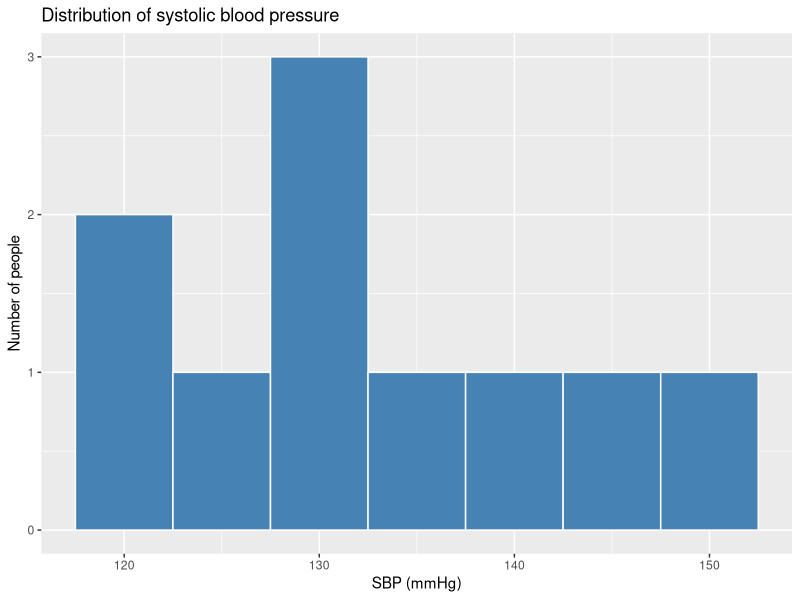
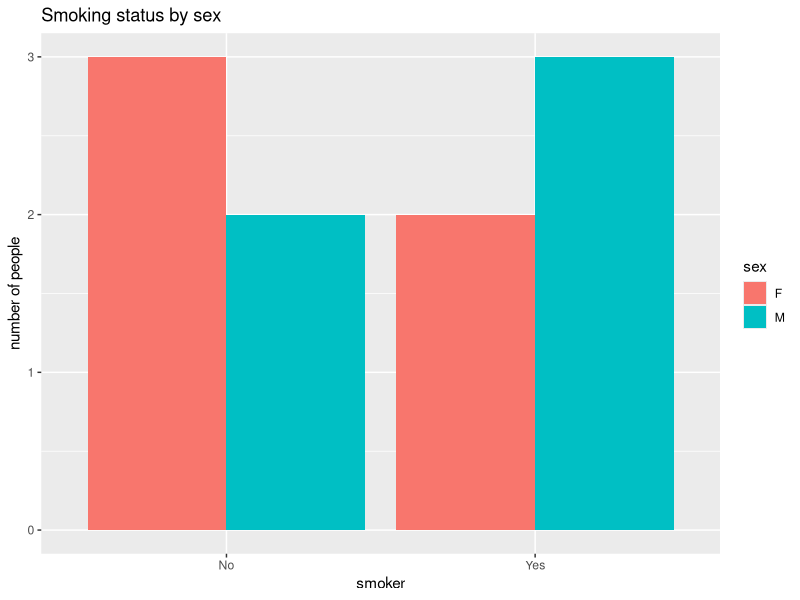
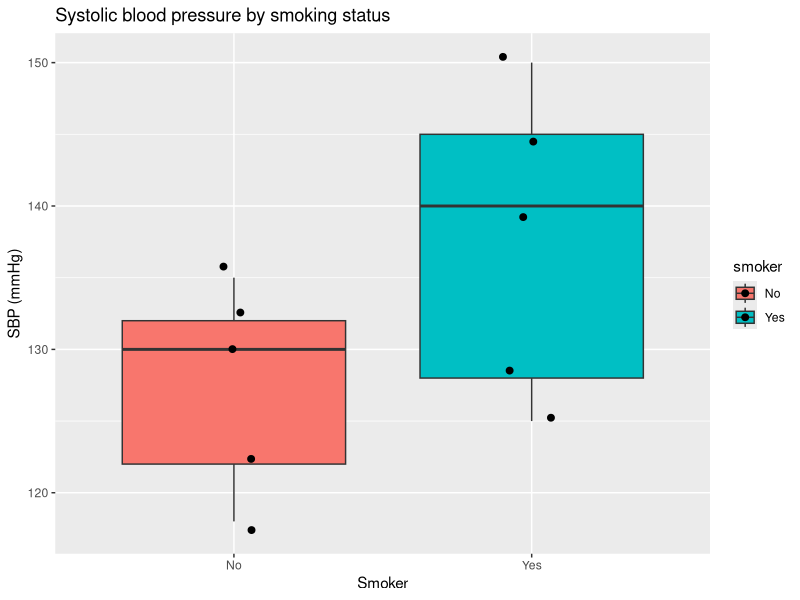

Write the R code that produced these figures, in order.
# install packages if not yet done
# install.packages("tidyverse")
library(tidyverse)

# 8.1 define practice dataset
bp <- tibble(
  id     = 1:10,
  age    = c(25, 31, 42, 55, 38, 63, 29, 47, 58, 36),
  sex    = c("F", "M", "F", "M", "F", "M", "F", "M", "F", "M"),
  smoker = c("No", "Yes", "No", "Yes", "Yes", "Yes", "No", "No", "Yes", "No"),
  sbp    = c(118, 125, 132, 140, 128, 150, 122, 135, 145, 130)
)
bp

# 8.2 histogram 
ggplot(bp, aes(x = sbp)) +
  geom_histogram(
    binwidth = 5, 
    fill = "steelblue", 
    color = "white"
    ) + 
  labs(title = "Distribution of systolic blood pressure", 
       x = "SBP (mmHg)", 
       y = "Number of people"
       )

# 8.3 bar chart 
ggplot(bp, aes(x = smoker, fill = sex)) + 
  geom_bar(
    position = "dodge",
    ) +
  labs(
    title = "Smoking status by sex", 
    x = "smoker", 
    y = "number of people"
    )

# 8.4 box plot
ggplot(bp, aes(x = smoker, y = sbp, fill = smoker)) +
  geom_boxplot(
    show.legend = TRUE
  ) + 
  geom_jitter(
    width = 0.1, size = 2
  ) +
  labs(
    x = "Smoker",
    y = "SBP (mmHg)",
    title = "Systolic blood pressure by smoking status"
  )
